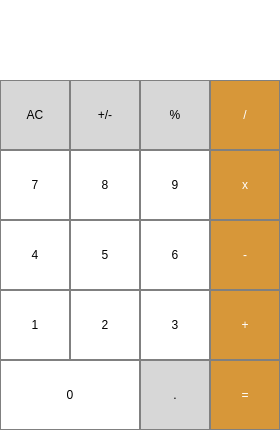
<?xml version="1.0" encoding="UTF-8"?>
<ui version="4.0">
 <class>MainWindow</class>
 <widget class="QMainWindow" name="MainWindow">
  <property name="geometry">
   <rect>
    <x>0</x>
    <y>0</y>
    <width>280</width>
    <height>430</height>
   </rect>
  </property>
  <property name="windowTitle">
   <string>MainWindow</string>
  </property>
  <widget class="QWidget" name="centralwidget">
   <widget class="QLabel" name="label_ans">
    <property name="geometry">
     <rect>
      <x>0</x>
      <y>0</y>
      <width>280</width>
      <height>81</height>
     </rect>
    </property>
    <property name="font">
     <font>
      <pointsize>15</pointsize>
     </font>
    </property>
    <property name="layoutDirection">
     <enum>Qt::LeftToRight</enum>
    </property>
    <property name="styleSheet">
     <string notr="true">QLabel {
	qproperty-alignment: 'AlingVCenter | AlingRight';
	padding-left:  8px;
	border-bottom: 1px solid gray;
	background-color: white;
	color: black;
}

</string>
    </property>
    <property name="text">
     <string/>
    </property>
    <property name="alignment">
     <set>Qt::AlignRight|Qt::AlignTrailing|Qt::AlignVCenter</set>
    </property>
   </widget>
   <widget class="QPushButton" name="pushButton_ac">
    <property name="geometry">
     <rect>
      <x>0</x>
      <y>80</y>
      <width>70</width>
      <height>70</height>
     </rect>
    </property>
    <property name="styleSheet">
     <string notr="true">QPushButton {
	border: 1px solid gray;
	background-color: rgb(215,215,215);
}
QPushButton:pressed {
	background-color: qlineargradient(x1: 0, y1:0, x2: 0, y2: 1, stop: 0 #BEBEBE, 
									stop: 1 #D7D7D7);
}</string>
    </property>
    <property name="text">
     <string>AC</string>
    </property>
   </widget>
   <widget class="QPushButton" name="pushButton_plusOrMinus">
    <property name="geometry">
     <rect>
      <x>70</x>
      <y>80</y>
      <width>70</width>
      <height>70</height>
     </rect>
    </property>
    <property name="styleSheet">
     <string notr="true">QPushButton {
	border: 1px solid gray;
	background-color: rgb(215,215,215);
}
QPushButton:pressed {
	background-color: qlineargradient(x1: 0, y1:0, x2: 0, y2: 1, stop: 0 #BEBEBE, 
									stop: 1 #D7D7D7);
}</string>
    </property>
    <property name="text">
     <string>+/-</string>
    </property>
   </widget>
   <widget class="QPushButton" name="pushButton_division">
    <property name="geometry">
     <rect>
      <x>210</x>
      <y>80</y>
      <width>70</width>
      <height>70</height>
     </rect>
    </property>
    <property name="styleSheet">
     <string notr="true">QPushButton {
	border: 1px solid gray;
	background-color: rgb(215,151,57);
	color: white;
}
QPushButton:pressed {
	background-color: qlineargradient(x1: 0, y1:0, x2: 0, y2: 1, stop: 0 #FF7832, 
									stop: 1 #FF9739);
}</string>
    </property>
    <property name="text">
     <string>/</string>
    </property>
   </widget>
   <widget class="QPushButton" name="pushButton_procent">
    <property name="geometry">
     <rect>
      <x>140</x>
      <y>80</y>
      <width>70</width>
      <height>70</height>
     </rect>
    </property>
    <property name="styleSheet">
     <string notr="true">QPushButton {
	border: 1px solid gray;
	background-color: rgb(215,215,215);
}
QPushButton:pressed {
	background-color: qlineargradient(x1: 0, y1:0, x2: 0, y2: 1, stop: 0 #BEBEBE, 
									stop: 1 #D7D7D7);
}</string>
    </property>
    <property name="text">
     <string>%</string>
    </property>
   </widget>
   <widget class="QPushButton" name="pushButton_8">
    <property name="geometry">
     <rect>
      <x>70</x>
      <y>150</y>
      <width>70</width>
      <height>70</height>
     </rect>
    </property>
    <property name="styleSheet">
     <string notr="true">QPushButton {
	border: 1px solid gray;
background-color: white;
}
QPushButton:pressed {
	background-color: qlineargradient(x1: 0, y1:0, x2: 0, y2: 1, stop: 0 #dadbe, 
									stop: 1 #f6f7fa);
}</string>
    </property>
    <property name="text">
     <string>8</string>
    </property>
   </widget>
   <widget class="QPushButton" name="pushButton_9">
    <property name="geometry">
     <rect>
      <x>140</x>
      <y>150</y>
      <width>70</width>
      <height>70</height>
     </rect>
    </property>
    <property name="styleSheet">
     <string notr="true">QPushButton {
	border: 1px solid gray;
background-color: white;
}
QPushButton:pressed {
	background-color: qlineargradient(x1: 0, y1:0, x2: 0, y2: 1, stop: 0 #dadbe, 
									stop: 1 #f6f7fa);
}</string>
    </property>
    <property name="text">
     <string>9</string>
    </property>
   </widget>
   <widget class="QPushButton" name="pushButton_mult">
    <property name="geometry">
     <rect>
      <x>210</x>
      <y>150</y>
      <width>70</width>
      <height>70</height>
     </rect>
    </property>
    <property name="styleSheet">
     <string notr="true">QPushButton {
	border: 1px solid gray;
	background-color: rgb(215,151,57);
	color: white;
}
QPushButton:pressed {
	background-color: qlineargradient(x1: 0, y1:0, x2: 0, y2: 1, stop: 0 #FF7832, 
									stop: 1 #FF9739);
}</string>
    </property>
    <property name="text">
     <string>x</string>
    </property>
   </widget>
   <widget class="QPushButton" name="pushButton_7">
    <property name="geometry">
     <rect>
      <x>0</x>
      <y>150</y>
      <width>70</width>
      <height>70</height>
     </rect>
    </property>
    <property name="styleSheet">
     <string notr="true">QPushButton {
	border: 1px solid gray;
background-color: white;
}
QPushButton:pressed {
	background-color: qlineargradient(x1: 0, y1:0, x2: 0, y2: 1, stop: 0 #dadbe, 
									stop: 1 #f6f7fa);
}</string>
    </property>
    <property name="text">
     <string>7</string>
    </property>
   </widget>
   <widget class="QPushButton" name="pushButton_5">
    <property name="geometry">
     <rect>
      <x>70</x>
      <y>220</y>
      <width>70</width>
      <height>70</height>
     </rect>
    </property>
    <property name="styleSheet">
     <string notr="true">QPushButton {
	border: 1px solid gray;
background-color: white;
}
QPushButton:pressed {
	background-color: qlineargradient(x1: 0, y1:0, x2: 0, y2: 1, stop: 0 #dadbe, 
									stop: 1 #f6f7fa);
}</string>
    </property>
    <property name="text">
     <string>5</string>
    </property>
   </widget>
   <widget class="QPushButton" name="pushButton_6">
    <property name="geometry">
     <rect>
      <x>140</x>
      <y>220</y>
      <width>70</width>
      <height>70</height>
     </rect>
    </property>
    <property name="styleSheet">
     <string notr="true">QPushButton {
	border: 1px solid gray;
background-color: white;
}
QPushButton:pressed {
	background-color: qlineargradient(x1: 0, y1:0, x2: 0, y2: 1, stop: 0 #dadbe, 
									stop: 1 #f6f7fa);
}</string>
    </property>
    <property name="text">
     <string>6</string>
    </property>
   </widget>
   <widget class="QPushButton" name="pushButton_minus">
    <property name="geometry">
     <rect>
      <x>210</x>
      <y>220</y>
      <width>70</width>
      <height>70</height>
     </rect>
    </property>
    <property name="styleSheet">
     <string notr="true">QPushButton {
	border: 1px solid gray;
	background-color: rgb(215,151,57);
	color: white;
}
QPushButton:pressed {
	background-color: qlineargradient(x1: 0, y1:0, x2: 0, y2: 1, stop: 0 #FF7832, 
									stop: 1 #FF9739);
}</string>
    </property>
    <property name="text">
     <string>-</string>
    </property>
   </widget>
   <widget class="QPushButton" name="pushButton_4">
    <property name="geometry">
     <rect>
      <x>0</x>
      <y>220</y>
      <width>70</width>
      <height>70</height>
     </rect>
    </property>
    <property name="styleSheet">
     <string notr="true">QPushButton {
	border: 1px solid gray;
background-color: white;
}
QPushButton:pressed {
	background-color: qlineargradient(x1: 0, y1:0, x2: 0, y2: 1, stop: 0 #dadbe, 
									stop: 1 #f6f7fa);
}</string>
    </property>
    <property name="text">
     <string>4</string>
    </property>
   </widget>
   <widget class="QPushButton" name="pushButton_2">
    <property name="geometry">
     <rect>
      <x>70</x>
      <y>290</y>
      <width>70</width>
      <height>70</height>
     </rect>
    </property>
    <property name="styleSheet">
     <string notr="true">QPushButton {
	border: 1px solid gray;
background-color: white;
}
QPushButton:pressed {
	background-color: qlineargradient(x1: 0, y1:0, x2: 0, y2: 1, stop: 0 #dadbe, 
									stop: 1 #f6f7fa);
}</string>
    </property>
    <property name="text">
     <string>2</string>
    </property>
   </widget>
   <widget class="QPushButton" name="pushButton_3">
    <property name="geometry">
     <rect>
      <x>140</x>
      <y>290</y>
      <width>70</width>
      <height>70</height>
     </rect>
    </property>
    <property name="styleSheet">
     <string notr="true">QPushButton {
	border: 1px solid gray;
background-color: white;
}
QPushButton:pressed {
	background-color: qlineargradient(x1: 0, y1:0, x2: 0, y2: 1, stop: 0 #dadbe, 
									stop: 1 #f6f7fa);
}</string>
    </property>
    <property name="text">
     <string>3</string>
    </property>
   </widget>
   <widget class="QPushButton" name="pushButton_plus">
    <property name="geometry">
     <rect>
      <x>210</x>
      <y>290</y>
      <width>70</width>
      <height>70</height>
     </rect>
    </property>
    <property name="styleSheet">
     <string notr="true">QPushButton {
	border: 1px solid gray;
	background-color: rgb(215,151,57);
	color: white;
}
QPushButton:pressed {
	background-color: qlineargradient(x1: 0, y1:0, x2: 0, y2: 1, stop: 0 #FF7832, 
									stop: 1 #FF9739);
}</string>
    </property>
    <property name="text">
     <string>+</string>
    </property>
   </widget>
   <widget class="QPushButton" name="pushButton_1">
    <property name="geometry">
     <rect>
      <x>0</x>
      <y>290</y>
      <width>70</width>
      <height>70</height>
     </rect>
    </property>
    <property name="styleSheet">
     <string notr="true">QPushButton {
	border: 1px solid gray;
background-color: white;
}
QPushButton:pressed {
	background-color: qlineargradient(x1: 0, y1:0, x2: 0, y2: 1, stop: 0 #dadbe, 
									stop: 1 #f6f7fa);
}</string>
    </property>
    <property name="text">
     <string>1</string>
    </property>
   </widget>
   <widget class="QPushButton" name="pushButton_dot">
    <property name="geometry">
     <rect>
      <x>140</x>
      <y>360</y>
      <width>70</width>
      <height>70</height>
     </rect>
    </property>
    <property name="styleSheet">
     <string notr="true">QPushButton {
	border: 1px solid gray;
	background-color: rgb(215,215,215);
}
QPushButton:pressed {
	background-color: qlineargradient(x1: 0, y1:0, x2: 0, y2: 1, stop: 0 #BEBEBE, 
									stop: 1 #D7D7D7);
}</string>
    </property>
    <property name="text">
     <string>.</string>
    </property>
   </widget>
   <widget class="QPushButton" name="pushButton_equally">
    <property name="geometry">
     <rect>
      <x>210</x>
      <y>360</y>
      <width>70</width>
      <height>70</height>
     </rect>
    </property>
    <property name="styleSheet">
     <string notr="true">QPushButton {
	border: 1px solid gray;
	background-color: rgb(215,151,57);
	color: white;
}
QPushButton:pressed {
	background-color: qlineargradient(x1: 0, y1:0, x2: 0, y2: 1, stop: 0 #FF7832, 
									stop: 1 #FF9739);
}</string>
    </property>
    <property name="text">
     <string>=</string>
    </property>
   </widget>
   <widget class="QPushButton" name="pushButton_0">
    <property name="geometry">
     <rect>
      <x>0</x>
      <y>360</y>
      <width>140</width>
      <height>70</height>
     </rect>
    </property>
    <property name="styleSheet">
     <string notr="true">QPushButton {
	border: 1px solid gray;
background-color: white;
}
QPushButton:pressed {
	background-color: qlineargradient(x1: 0, y1:0, x2: 0, y2: 1, stop: 0 #dadbe, 
									stop: 1 #f6f7fa);
}</string>
    </property>
    <property name="text">
     <string>0</string>
    </property>
   </widget>
  </widget>
 </widget>
 <resources/>
 <connections/>
</ui>
